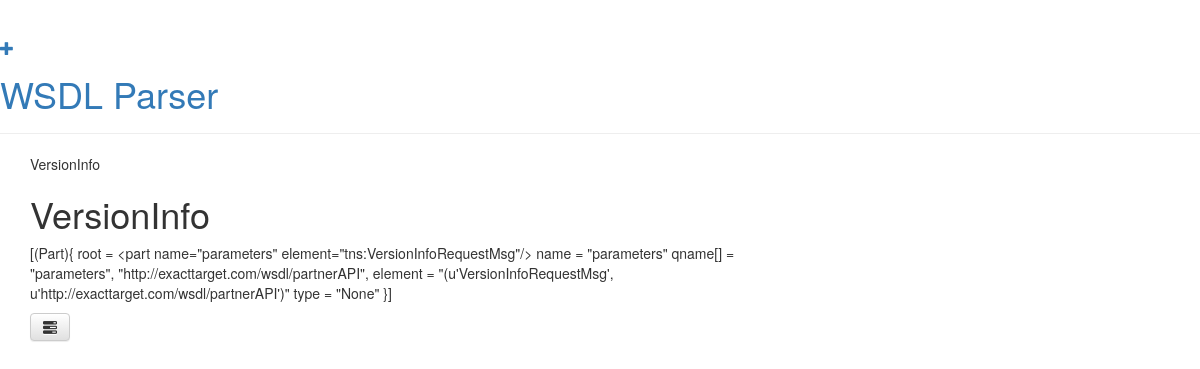
The app's page /method/23/ with its own data.
### owscall/models.py (models this page shows)
class Method(models.Model):
    wsdlId = models.ForeignKey('owscall.Wsdl')
    name = models.CharField(max_length=200)
    paremeters = models.TextField()

### owscall/views.py (the view)
# urls.py: url(r'^method/(?P<pk>[0-9]+)/$', views.method_detail, name='method_detail'),
def method_detail(request, pk):
    method = get_object_or_404(Method, pk=pk)
    return render(request, 'owscall/method_detail.html', {'method': method})

### owscall/templates/owscall/method_detail.html
{% extends "owscall/base.html" %}
{% block content %}
    <div class="method">
        {% if method.name %}
            <div class="text">
                {{ method.name }}
            </div>
        {% endif %}
        <h1>{{ method.name }}</h1>
        <p>{{ method.paremeters }}</p>
        <a class="btn btn-default" href="{% url "method_detail" pk=method.pk %}"><span class="glyphicon glyphicon-tasks"></span></a>
    </div>
{% endblock %}

### records on screen
Method: name "VersionInfo", paremeters "[(Part){ root = <part name=\"parameters\" element=\"tns:VersionInfoRequestMsg\"/> name = \"parameters\" qname[] = \"parameters\", \"http://exacttarget.com/wsdl/partnerAPI\", element = \"(u'VersionInfoRequestMsg', u'http://exacttarget.com/wsdl/partnerAPI')\" type = \"None\" }]"
